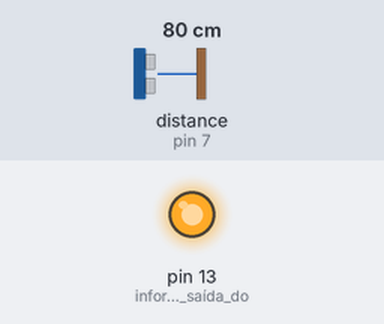
The sketch below on a simulated Arduino Uno, built with avr-gcc and run on an emulated ATmega328P. On the bench: output pins drawn as LEDs (lit = HIGH). The test bench sets the inputs (shaded band); at power-on: distance to the obstacle (sensor on pin 7) 80 cm. The echo pulse lasts 58.3 µs per cm; what the sketch prints to the serial monitor is not drawn.

Above: at 1.3 s.
1.4 s: distance to the obstacle (sensor on pin 7) set to 120 cm
Timing chart, 0 to 4.4 s (numbered marks = the images above; inputs shaded):
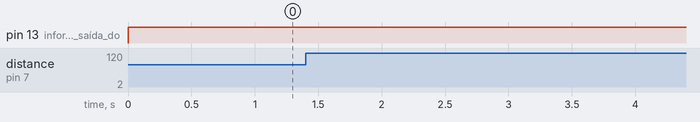

Measured:
- after the input at 1.4 s, every drawn part: stays the same

The sketch:

sw1.ino
```cpp
#include <Ultrasonic.h>
Ultrasonic ultrassom(8,7);  //Define o nome do sensor(ultrassom) - trig(8) | echo(7) respectivamente

int distancia_base = 100;   //distância de controle em centimetro
int distancia_medida = 0;   //distância lida pelo sensor em centimetro

void setup() {

  Serial.begin(9600);   //inicia a serial para 9600 bauds
  pinMode(13, OUTPUT);  //informa pino de saída do led

}

void loop() {

  digitalWrite(13, HIGH);                   //Acende led de controle
  distancia_medida = ultrassom.Ranging(CM); //Faz a leitura de distancia do objeto

  if(distancia_medida < distancia_base)
  {
    Serial.write(1);        //Transmite alarme para o capacete do motociclista
    delay(500);             //Aguarda meio segundo para o próximo teste
  }
  else
  {
    Serial.write(0);        //Inibe alarme para o capacete do motociclista
    delay(500);             //Aguarda meio segundo para o próximo teste
    digitalWrite(13, HIGH); //Apaga led de controle
  }

}
```
